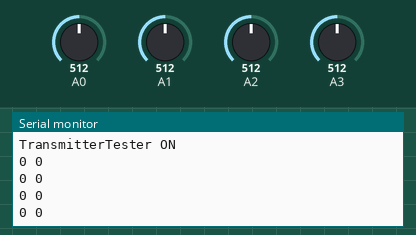
A sketch run on a simulated Arduino Uno, built with avr-gcc and run on an emulated ATmega328P. On the bench: the last lines printed to the serial monitor. Inputs (shaded band) come from the test bench; at power-on: A0 = 512, A1 = 512, A2 = 512, A3 = 512. No radio packets arrive unless stated.

Above: at 3.2 s.
3.3 s: A0 set to 716
At 4.5 s:
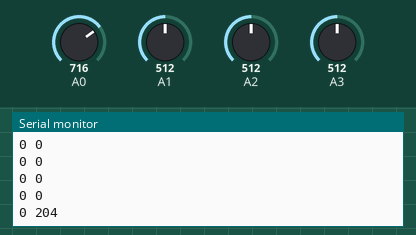
4.8 s: A1 set to 716
At 5.8 s:
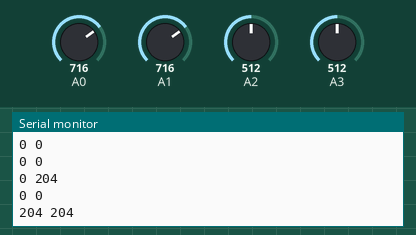
6.3 s: A2 set to 716
At 7.6 s:
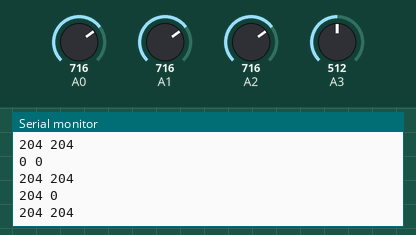
7.8 s: A3 set to 306
At 8.8 s:
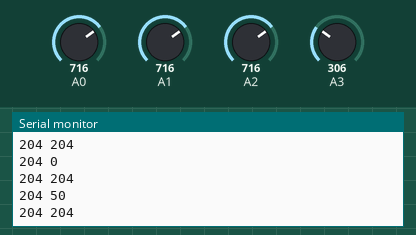
9.3 s: A0 set to 992
At 10.6 s:
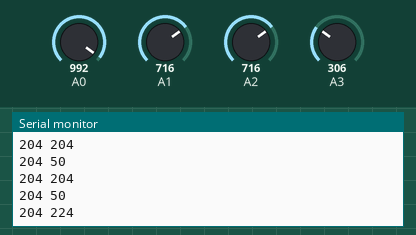
10.8 s: A1 set to 992
At 11.8 s:
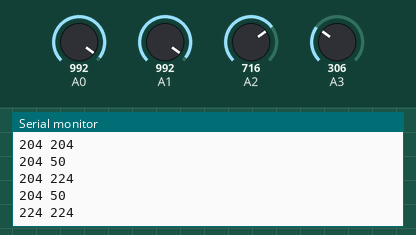
Timing chart, 0 to 13.3 s (numbered marks = the images above; inputs shaded):
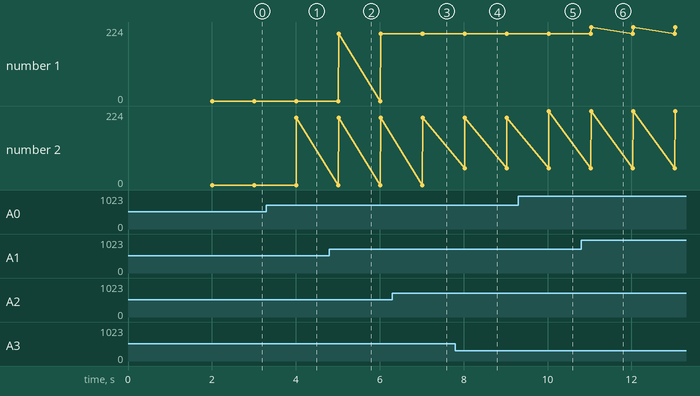

The sketch:

sender_NRF_light.ino
```cpp
#include <SPI.h>
#include <RF24.h>
RF24 radio(6, 7); // порты D9, D10: CSN CE
const uint32_t pipe = 111156789; // адрес рабочей трубы;

byte data[5];

void setup() {
  Serial.begin(9600);
  Serial.println("TransmitterTester ON");

  radio.begin();                // инициализация
  delay(2000);
  radio.setDataRate(RF24_1MBPS); // скорость обмена данными RF24_1MBPS или RF24_2MBPS
  radio.setCRCLength(RF24_CRC_8); // размер контрольной суммы 8 bit или 16 bit
  radio.setPALevel(RF24_PA_MAX); // уровень питания усилителя RF24_PA_MIN, RF24_PA_LOW, RF24_PA_HIGH and RF24_PA_MAX
  radio.setChannel(0x6f);         // установка канала
  radio.setAutoAck(false);       // автоответ
  radio.powerUp();               // включение или пониженное потребление powerDown - powerUp
  radio.stopListening();  //радиоэфир не слушаем, только передача
  radio.openWritingPipe(pipe);   // открыть трубу на отправку
}

void loop() {
  data[0] = 0; // id
  data[1] = analogRead(0); data[2] = analogRead(1); data[3] = analogRead(2); data[4] = analogRead(3); // Показания с 4 фоторезисторов
  Serial.println(String(data[3]) + " " + String(data[4]) + "\n" + String(data[2]) + " " + String(data[1])); Serial.println();
  radio.write(&data, 5);
  delay(1000);
}
```

Measured:
- after the input at 3.3 s, the serial monitor: prints a new line after 0.72 s (image 1)
- after the input at 4.8 s, the serial monitor: prints a new line after 0.22 s (image 2)
- after the input at 6.3 s, the serial monitor: prints a new line after 0.72 s (image 3)
- after the input at 7.8 s, the serial monitor: prints a new line after 0.22 s (image 4)
- after the input at 9.3 s, the serial monitor: prints a new line after 0.73 s (image 5)
- after the input at 10.8 s, the serial monitor: prints a new line after 0.24 s (image 6)
- plotted number 2: 0 → 204 after the input at 3.3 s, 204 → 224 after the input at 9.3 s
